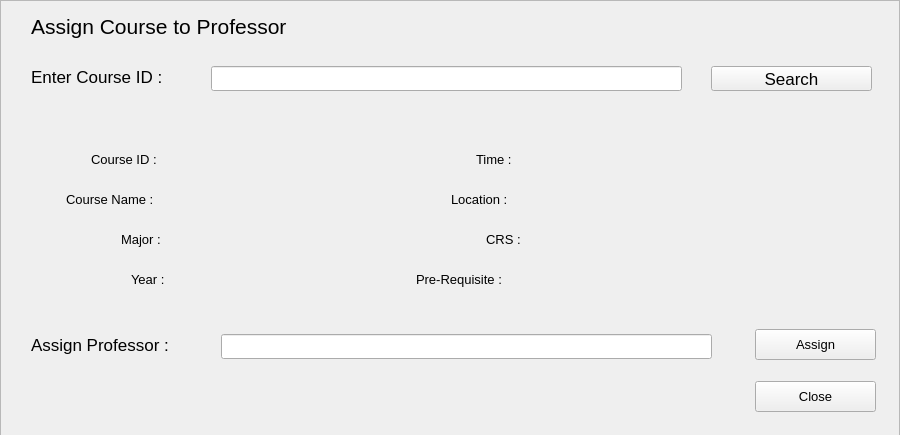
<?xml version="1.0" encoding="UTF-8"?>
<ui version="4.0">
 <class>Form</class>
 <widget class="QWidget" name="Form">
  <property name="geometry">
   <rect>
    <x>0</x>
    <y>0</y>
    <width>900</width>
    <height>435</height>
   </rect>
  </property>
  <property name="windowTitle">
   <string>Form</string>
  </property>
  <widget class="QScrollArea" name="addressEdit">
   <property name="geometry">
    <rect>
     <x>0</x>
     <y>0</y>
     <width>900</width>
     <height>601</height>
    </rect>
   </property>
   <property name="font">
    <font>
     <pointsize>13</pointsize>
    </font>
   </property>
   <property name="verticalScrollBarPolicy">
    <enum>Qt::ScrollBarAlwaysOff</enum>
   </property>
   <property name="horizontalScrollBarPolicy">
    <enum>Qt::ScrollBarAlwaysOff</enum>
   </property>
   <property name="widgetResizable">
    <bool>true</bool>
   </property>
   <widget class="QWidget" name="scrollAreaWidgetContents">
    <property name="geometry">
     <rect>
      <x>0</x>
      <y>0</y>
      <width>898</width>
      <height>599</height>
     </rect>
    </property>
    <widget class="QLabel" name="barLabel">
     <property name="geometry">
      <rect>
       <x>0</x>
       <y>-10</y>
       <width>5</width>
       <height>13</height>
      </rect>
     </property>
     <property name="text">
      <string/>
     </property>
    </widget>
    <widget class="QLabel" name="label">
     <property name="geometry">
      <rect>
       <x>30</x>
       <y>10</y>
       <width>331</width>
       <height>31</height>
      </rect>
     </property>
     <property name="font">
      <font>
       <pointsize>16</pointsize>
      </font>
     </property>
     <property name="text">
      <string>Assign Course to Professor</string>
     </property>
    </widget>
    <widget class="QLabel" name="label_4">
     <property name="geometry">
      <rect>
       <x>30</x>
       <y>60</y>
       <width>181</width>
       <height>31</height>
      </rect>
     </property>
     <property name="text">
      <string>Enter Course ID :</string>
     </property>
    </widget>
    <widget class="QLineEdit" name="courseID">
     <property name="geometry">
      <rect>
       <x>210</x>
       <y>65</y>
       <width>471</width>
       <height>25</height>
      </rect>
     </property>
    </widget>
    <widget class="QPushButton" name="searchButton">
     <property name="geometry">
      <rect>
       <x>710</x>
       <y>65</y>
       <width>161</width>
       <height>25</height>
      </rect>
     </property>
     <property name="text">
      <string>Search</string>
     </property>
    </widget>
    <widget class="QPushButton" name="closeButton">
     <property name="geometry">
      <rect>
       <x>754</x>
       <y>380</y>
       <width>121</width>
       <height>31</height>
      </rect>
     </property>
     <property name="font">
      <font>
       <pointsize>10</pointsize>
      </font>
     </property>
     <property name="text">
      <string>Close</string>
     </property>
    </widget>
    <widget class="QLabel" name="label_6">
     <property name="geometry">
      <rect>
       <x>30</x>
       <y>328</y>
       <width>181</width>
       <height>31</height>
      </rect>
     </property>
     <property name="text">
      <string>Assign Professor :</string>
     </property>
    </widget>
    <widget class="QLineEdit" name="profName">
     <property name="geometry">
      <rect>
       <x>220</x>
       <y>333</y>
       <width>491</width>
       <height>25</height>
      </rect>
     </property>
     <property name="text">
      <string/>
     </property>
    </widget>
    <widget class="QPushButton" name="assignButton">
     <property name="geometry">
      <rect>
       <x>754</x>
       <y>328</y>
       <width>121</width>
       <height>31</height>
      </rect>
     </property>
     <property name="font">
      <font>
       <pointsize>10</pointsize>
      </font>
     </property>
     <property name="text">
      <string>Assign</string>
     </property>
    </widget>
    <widget class="QLabel" name="label_10">
     <property name="geometry">
      <rect>
       <x>485</x>
       <y>230</y>
       <width>51</width>
       <height>16</height>
      </rect>
     </property>
     <property name="font">
      <font>
       <pointsize>10</pointsize>
      </font>
     </property>
     <property name="text">
      <string>CRS :</string>
     </property>
    </widget>
    <widget class="QLabel" name="preRequisite">
     <property name="geometry">
      <rect>
       <x>540</x>
       <y>270</y>
       <width>221</width>
       <height>21</height>
      </rect>
     </property>
     <property name="font">
      <font>
       <pointsize>10</pointsize>
      </font>
     </property>
     <property name="text">
      <string/>
     </property>
    </widget>
    <widget class="QLabel" name="label_11">
     <property name="geometry">
      <rect>
       <x>415</x>
       <y>270</y>
       <width>121</width>
       <height>16</height>
      </rect>
     </property>
     <property name="font">
      <font>
       <pointsize>10</pointsize>
      </font>
     </property>
     <property name="text">
      <string>Pre-Requisite :</string>
     </property>
    </widget>
    <widget class="QLabel" name="label_9">
     <property name="geometry">
      <rect>
       <x>450</x>
       <y>190</y>
       <width>81</width>
       <height>16</height>
      </rect>
     </property>
     <property name="font">
      <font>
       <pointsize>10</pointsize>
      </font>
     </property>
     <property name="text">
      <string>Location :</string>
     </property>
    </widget>
    <widget class="QLabel" name="courseID_2">
     <property name="geometry">
      <rect>
       <x>180</x>
       <y>150</y>
       <width>231</width>
       <height>21</height>
      </rect>
     </property>
     <property name="font">
      <font>
       <pointsize>10</pointsize>
      </font>
     </property>
     <property name="text">
      <string/>
     </property>
    </widget>
    <widget class="QLabel" name="major">
     <property name="geometry">
      <rect>
       <x>180</x>
       <y>230</y>
       <width>231</width>
       <height>21</height>
      </rect>
     </property>
     <property name="font">
      <font>
       <pointsize>10</pointsize>
      </font>
     </property>
     <property name="text">
      <string/>
     </property>
    </widget>
    <widget class="QLabel" name="year">
     <property name="geometry">
      <rect>
       <x>180</x>
       <y>270</y>
       <width>231</width>
       <height>21</height>
      </rect>
     </property>
     <property name="font">
      <font>
       <pointsize>10</pointsize>
      </font>
     </property>
     <property name="text">
      <string/>
     </property>
    </widget>
    <widget class="QLabel" name="time">
     <property name="geometry">
      <rect>
       <x>540</x>
       <y>150</y>
       <width>221</width>
       <height>21</height>
      </rect>
     </property>
     <property name="font">
      <font>
       <pointsize>10</pointsize>
      </font>
     </property>
     <property name="text">
      <string/>
     </property>
    </widget>
    <widget class="QLabel" name="location">
     <property name="geometry">
      <rect>
       <x>540</x>
       <y>190</y>
       <width>221</width>
       <height>21</height>
      </rect>
     </property>
     <property name="font">
      <font>
       <pointsize>10</pointsize>
      </font>
     </property>
     <property name="text">
      <string/>
     </property>
    </widget>
    <widget class="QLabel" name="courseName">
     <property name="geometry">
      <rect>
       <x>180</x>
       <y>190</y>
       <width>231</width>
       <height>21</height>
      </rect>
     </property>
     <property name="font">
      <font>
       <pointsize>10</pointsize>
      </font>
     </property>
     <property name="text">
      <string/>
     </property>
    </widget>
    <widget class="QLabel" name="label_8">
     <property name="geometry">
      <rect>
       <x>475</x>
       <y>150</y>
       <width>51</width>
       <height>16</height>
      </rect>
     </property>
     <property name="font">
      <font>
       <pointsize>10</pointsize>
      </font>
     </property>
     <property name="text">
      <string>Time :</string>
     </property>
    </widget>
    <widget class="QLabel" name="crs">
     <property name="geometry">
      <rect>
       <x>540</x>
       <y>230</y>
       <width>221</width>
       <height>21</height>
      </rect>
     </property>
     <property name="font">
      <font>
       <pointsize>10</pointsize>
      </font>
     </property>
     <property name="text">
      <string/>
     </property>
    </widget>
    <widget class="QLabel" name="label_7">
     <property name="geometry">
      <rect>
       <x>130</x>
       <y>270</y>
       <width>51</width>
       <height>16</height>
      </rect>
     </property>
     <property name="font">
      <font>
       <pointsize>10</pointsize>
      </font>
     </property>
     <property name="text">
      <string>Year :</string>
     </property>
    </widget>
    <widget class="QLabel" name="label_12">
     <property name="geometry">
      <rect>
       <x>120</x>
       <y>230</y>
       <width>61</width>
       <height>16</height>
      </rect>
     </property>
     <property name="font">
      <font>
       <pointsize>10</pointsize>
      </font>
     </property>
     <property name="text">
      <string>Major :</string>
     </property>
    </widget>
    <widget class="QLabel" name="label_5">
     <property name="geometry">
      <rect>
       <x>65</x>
       <y>190</y>
       <width>121</width>
       <height>16</height>
      </rect>
     </property>
     <property name="font">
      <font>
       <pointsize>10</pointsize>
      </font>
     </property>
     <property name="text">
      <string>Course Name :</string>
     </property>
    </widget>
    <widget class="QLabel" name="label_3">
     <property name="geometry">
      <rect>
       <x>90</x>
       <y>150</y>
       <width>91</width>
       <height>16</height>
      </rect>
     </property>
     <property name="font">
      <font>
       <pointsize>10</pointsize>
      </font>
     </property>
     <property name="text">
      <string>Course ID :</string>
     </property>
    </widget>
   </widget>
  </widget>
 </widget>
 <resources/>
 <connections/>
</ui>
